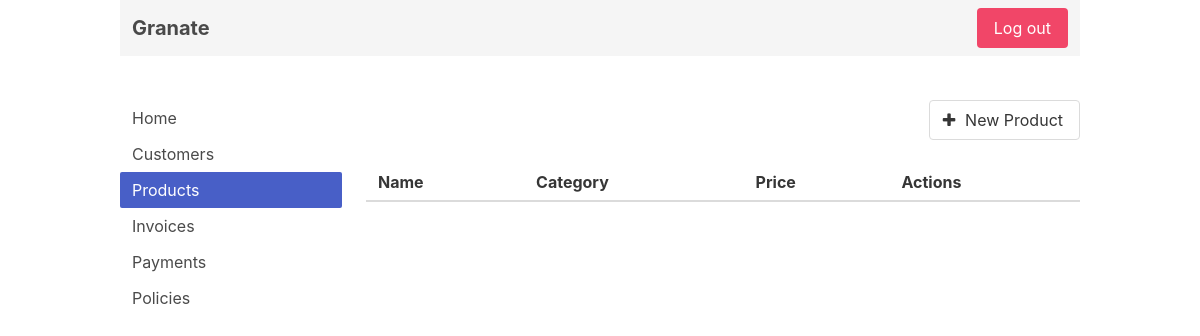
/products/ (signed in), run on an earlier commit of the app's database.
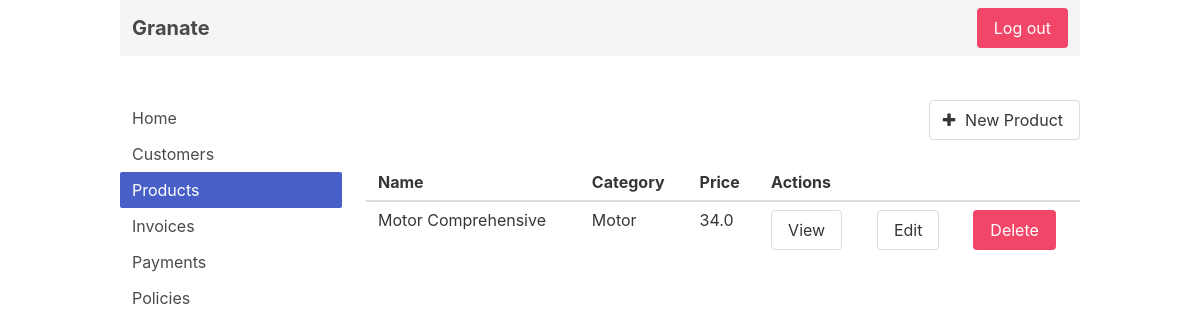
And on a later commit of the database.
### app/models.py (models this page shows, shortened)
class Base(db.Model):
    __abstract__ = True
    id = db.Column(db.Integer, primary_key=True)
    created_at = db.Column(db.DateTime,  default=db.func.current_timestamp())
    updated_at = db.Column(db.DateTime,  default=db.func.current_timestamp(),
                           onupdate=db.func.current_timestamp())

class SaleItem(Base):
    __tablename__ = 'sale_items'
    name = db.Column(db.String(20))
    category = db.Column(db.String(10))
    price = db.Column(db.Float)
    item_quote_procedure_json = db.Column(db.JSON)
    details_json = db.Column(db.JSON)

### app/views.py (the view)
@mod_app.route('/products/', methods=['GET'])
@login_required
def products():
    products = get_items_of_sale()
    return render_template("products.html", products=products)

### app/controllers.py (called while the page is built)
def get_items_of_sale():
    return SaleItem.query.all()

### app/views.py (called while the page is built)
def login_required(view):
    @functools.wraps(view)
    def wrapped_view(**kwargs):
        if 'authorization' not in session:
            return redirect(url_for('app.signin'))
        return view(**kwargs)
    return wrapped_view

### app/templates/products.html (shortened to what this page needs)
{% extends "layout.html" %} {% include 'partials/login_navbar.html' %} {% block
page %}
<div class="columns" style="margin-top: 2em">
  <div class="column">{% include 'partials/sidenav.html' %}</div>
  <div class="column is-three-quarters">
    <div class="level">
      <div class="level-right">
        <a href="/new-product" class="button">
          <span class="icon">
            <i class="fa fa-plus"></i>
          </span>
          <span>New Product</span>
        </a>
      </div>
    </div>
    <table class="table is-fullwidth">
      <thead>
        <tr>
          <th>Name</th>
          <th>Category</th>
          <th>Price</th>
          <th colspan="3">Actions</th>
        </tr>
      </thead>
      <tbody>
        {% for product in products %}
        <tr>
          <td>{{ product.name }}</td>
          <td>{{ product.category }}</td>
          <td>{{ product.price }}</td>
          <td><a href="#" class="button">View</a></td>
          <td><a href="#" class="button">Edit</a></td>
          <td><a href="#" class="button is-danger">Delete</a></td>
        </tr>
        {% endfor %}
      </tbody>
    </table>
  </div>
</div>
{% endblock page %}

What changed in the data, as far as the page shows it:
added SaleItem: name "Motor Comprehensive", category "Motor", price "34.0"
